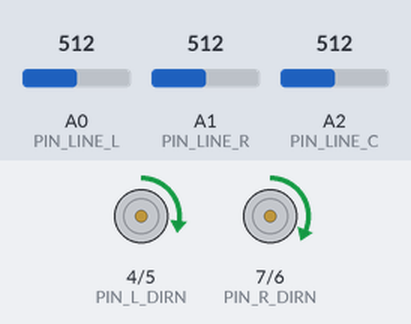
Bench run of a sketch on a simulated Arduino Uno, built with avr-gcc and run on an emulated ATmega328P. Shown: direction and speed pins drawn as motors (green arrow = direction pin HIGH = forward, orange = LOW = backward, longer = more drive). Inputs (shaded band) come from the test bench; at power-on: A1 (PIN_LINE_R) = 512, A0 (PIN_LINE_L) = 512, A2 (PIN_LINE_C) = 512.

Above: at 0.8 s.
0.9 s: A1 (PIN_LINE_R) set to 716
At 2.1 s:
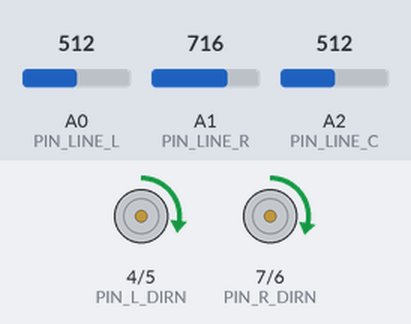
2.4 s: A0 (PIN_LINE_L) set to 900
At 3.0 s:
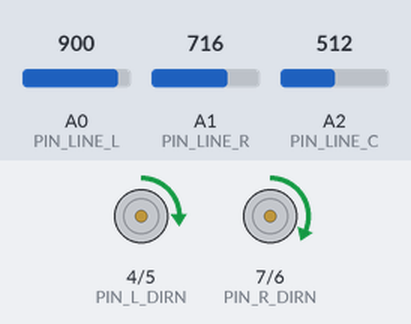
3.9 s: A0 (PIN_LINE_L) set to 511
At 4.9 s:
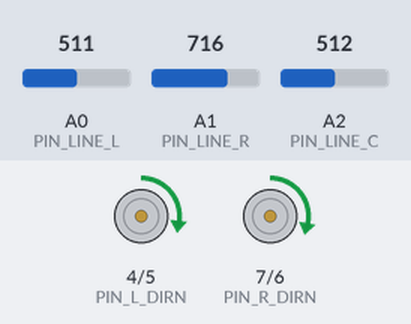
5.4 s: A0 (PIN_LINE_L) set to 716
At 6.8 s:
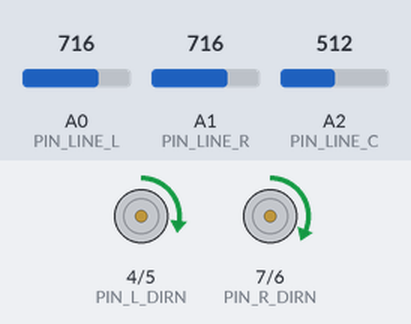
Timing chart, 0 to 8.0 s (numbered marks = the images above; inputs shaded):
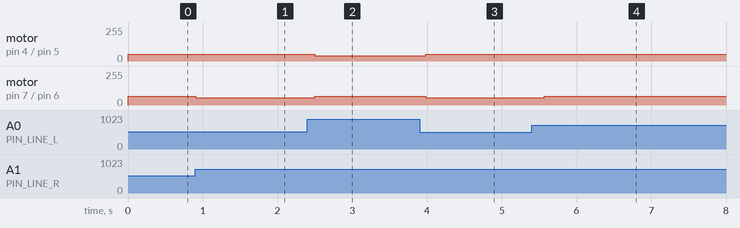

The sketch:

sketch_jan08c.ino
```cpp
#define PIN_R_SPEED (6)
#define PIN_R_DIRN (7)
#define PIN_L_SPEED (5)
#define PIN_L_DIRN (4)

#define PIN_LINE_L (0)
#define PIN_LINE_R (1)
#define PIN_LINE_C (2)

#define PIN_LED_L (8)
#define PIN_LED_R (9)

int bufLeft[16], bufCent[16], bufRight[16];
int bufPos;

int bufAvg(int *buf){
  int accum = 0;
  for(int i=0;i<16;i++)
    accum += buf[i];
  return accum / 16;
}

void setup() {
  pinMode(PIN_L_DIRN,OUTPUT);
  pinMode(PIN_R_DIRN,OUTPUT);
  pinMode(PIN_L_SPEED,OUTPUT);
  pinMode(PIN_R_SPEED,OUTPUT);
  for(;;){
    bufLeft[bufPos] = analogRead(PIN_LINE_L);
    bufCent[bufPos] = analogRead(PIN_LINE_C);
    bufRight[bufPos] = analogRead(PIN_LINE_R);
    bufPos++;
    int l,r,c;
    int ls = 50, rs = 65;

    if(bufPos>=16) bufPos=0;
    Serial.print("L: ");
    Serial.print(l = bufAvg(bufLeft));
    Serial.print("\tC: ");
    Serial.print(c = bufAvg(bufCent));
    Serial.print("\tR: ");
    Serial.print(r = bufAvg(bufRight));
    if(r > c && r > l){
      Serial.print(" rotate CW");
      rs -= 10;
    }
    else if(l > c && l > r){
      Serial.print(" rotate CCW");
      ls -= 10;
    }
    Serial.println();

  digitalWrite(PIN_L_DIRN,1);
  digitalWrite(PIN_R_DIRN,1);
  analogWrite(PIN_L_SPEED,ls);
  analogWrite(PIN_R_SPEED,rs);

    delay(10);
  }
}

/*
void setup() {
  // put your setup code here, to run once:
  pinMode(PIN_L_DIRN,OUTPUT);
  pinMode(PIN_R_DIRN,OUTPUT);
  pinMode(PIN_L_SPEED,OUTPUT);
  pinMode(PIN_R_SPEED,OUTPUT);
  digitalWrite(PIN_L_DIRN,0);
  digitalWrite(PIN_R_DIRN,1);
  analogWrite(PIN_L_SPEED,255);
  analogWrite(PIN_R_SPEED,255);
  delay(2000);

  analogWrite(PIN_L_SPEED,0);
  analogWrite(PIN_R_SPEED,0);
}
*/
void loop() {
  // put your main code here, to run repeatedly:

}
```

Measured:
- after the input at 0.9 s, motor on pin 7 (PIN_R_DIRN) / pin 6 (PIN_R_SPEED): forward 65/255 → forward 55/255 at once
- after the input at 2.4 s, motor on pin 4 (PIN_L_DIRN) / pin 5 (PIN_L_SPEED): forward 50/255 → forward 40/255 after 0.10 s; motor on pin 7 (PIN_R_DIRN) / pin 6 (PIN_R_SPEED): forward 55/255 → forward 65/255 after 0.10 s
- after the input at 3.9 s, motor on pin 4 (PIN_L_DIRN) / pin 5 (PIN_L_SPEED): forward 40/255 → forward 50/255 after 0.08 s; motor on pin 7 (PIN_R_DIRN) / pin 6 (PIN_R_SPEED): forward 65/255 → forward 55/255 after 0.08 s
- after the input at 5.4 s, motor on pin 7 (PIN_R_DIRN) / pin 6 (PIN_R_SPEED): forward 55/255 → forward 65/255 after 0.17 s
